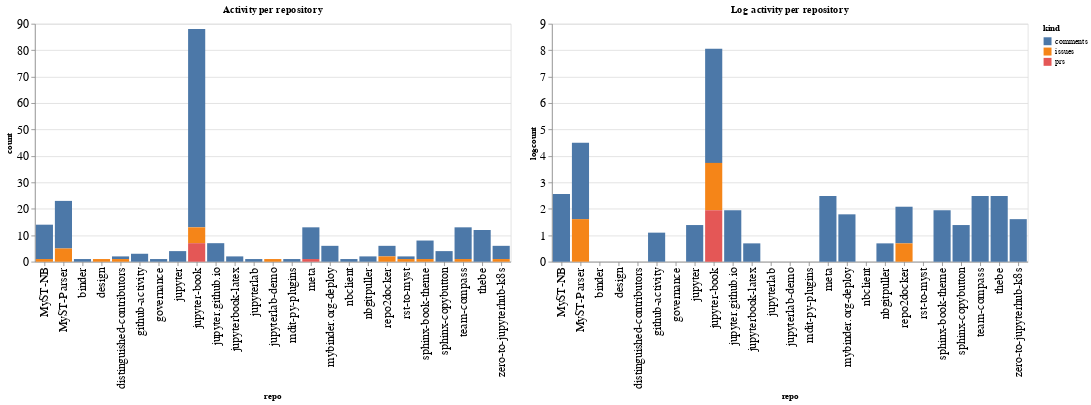

This figure's notebook cell:
### Code cell
ch1 = alt.Chart(repo_summaries, width=600, title="Activity per repository").mark_bar().encode(
    x='repo',
    y='count',
    color='kind',
    tooltip="kind"
)

ch2 = alt.Chart(repo_summaries, width=600, title="Log activity per repository").mark_bar().encode(
    x='repo',
    y='logcount',
    color='kind',
    tooltip="kind"
)

ch1 | ch2

### Figure 1 — Vega-Lite specification as saved in the notebook (floating-point values rounded to 4 significant figures)
{"config": {"axisLeft": {"labelFontSize": 15}, "axisBottom": {"labelFontSize": 15}}, "hconcat": [{"mark": "bar", "encoding": {"color": {"type": "nominal", "field": "kind"}, "tooltip": {"type": "nominal", "field": "kind"}, "x": {"type": "nominal", "field": "repo"}, "y": {"type": "quantitative", "field": "count"}}, "title": "Activity per repository", "width": 600}, {"mark": "bar", "encoding": {"color": {"type": "nominal", "field": "kind"}, "tooltip": {"type": "nominal", "field": "kind"}, "x": {"type": "nominal", "field": "repo"}, "y": {"type": "quantitative", "field": "logcount"}}, "title": "Log activity per repository", "width": 600}], "data": {"name": "data-00c12f67cd119eaf7f2107a28d2ab22a"}, "$schema": "https://vega.github.io/schema/vega-lite/v4.8.1.json", "datasets": {"data-00c12f67cd119eaf7f2107a28d2ab22a": [{"repo": "MyST-NB", "kind": "comments", "count": 13, "logcount": 2.565}, {"repo": "MyST-NB", "kind": "issues", "count": 1, "logcount": 0.0}, {"repo": "MyST-Parser", "kind": "comments", "count": 18, "logcount": 2.89}, {"repo": "MyST-Parser", "kind": "issues", "count": 5, "logcount": 1.609}, {"repo": "binder", "kind": "comments", "count": 1, "logcount": 0.0}, {"repo": "design", "kind": "issues", "count": 1, "logcount": 0.0}, {"repo": "distinguished-contributors", "kind": "comments", "count": 1, "logcount": 0.0}, {"repo": "distinguished-contributors", "kind": "issues", "count": 1, "logcount": 0.0}, {"repo": "github-activity", "kind": "comments", "count": 3, "logcount": 1.099}, {"repo": "governance", "kind": "comments", "count": 1, "logcount": 0.0}, {"repo": "jupyter", "kind": "comments", "count": 4, "logcount": 1.386}, {"repo": "jupyter-book", "kind": "comments", "count": 75, "logcount": 4.317}, {"repo": "jupyter-book", "kind": "issues", "count": 6, "logcount": 1.792}, {"repo": "jupyter-book", "kind": "prs", "count": 7, "logcount": 1.946}, {"repo": "jupyter.github.io", "kind": "comments", "count": 7, "logcount": 1.946}, {"repo": "jupyterbook-latex", "kind": "comments", "count": 2, "logcount": 0.6931}, {"repo": "jupyterlab", "kind": "comments", "count": 1, "logcount": 0.0}, {"repo": "jupyterlab-demo", "kind": "issues", "count": 1, "logcount": 0.0}, {"repo": "mdit-py-plugins", "kind": "comments", "count": 1, "logcount": 0.0}, {"repo": "meta", "kind": "comments", "count": 12, "logcount": 2.485}, {"repo": "meta", "kind": "prs", "count": 1, "logcount": 0.0}, {"repo": "mybinder.org-deploy", "kind": "comments", "count": 6, "logcount": 1.792}, {"repo": "nbclient", "kind": "comments", "count": 1, "logcount": 0.0}, {"repo": "nbgitpuller", "kind": "comments", "count": 2, "logcount": 0.6931}, {"repo": "repo2docker", "kind": "comments", "count": 4, "logcount": 1.386}, {"repo": "repo2docker", "kind": "issues", "count": 2, "logcount": 0.6931}, {"repo": "rst-to-myst", "kind": "comments", "count": 1, "logcount": 0.0}, {"repo": "rst-to-myst", "kind": "issues", "count": 1, "logcount": 0.0}, {"repo": "sphinx-book-theme", "kind": "comments", "count": 7, "logcount": 1.946}, {"repo": "sphinx-book-theme", "kind": "issues", "count": 1, "logcount": 0.0}, {"repo": "sphinx-copybutton", "kind": "comments", "count": 4, "logcount": 1.386}, {"repo": "team-compass", "kind": "comments", "count": 12, "logcount": 2.485}, {"repo": "team-compass", "kind": "issues", "count": 1, "logcount": 0.0}, {"repo": "thebe", "kind": "comments", "count": 12, "logcount": 2.485}, {"repo": "zero-to-jupyterhub-k8s", "kind": "comments", "count": 5, "logcount": 1.609}, {"repo": "zero-to-jupyterhub-k8s", "kind": "issues", "count": 1, "logcount": 0.0}]}}
